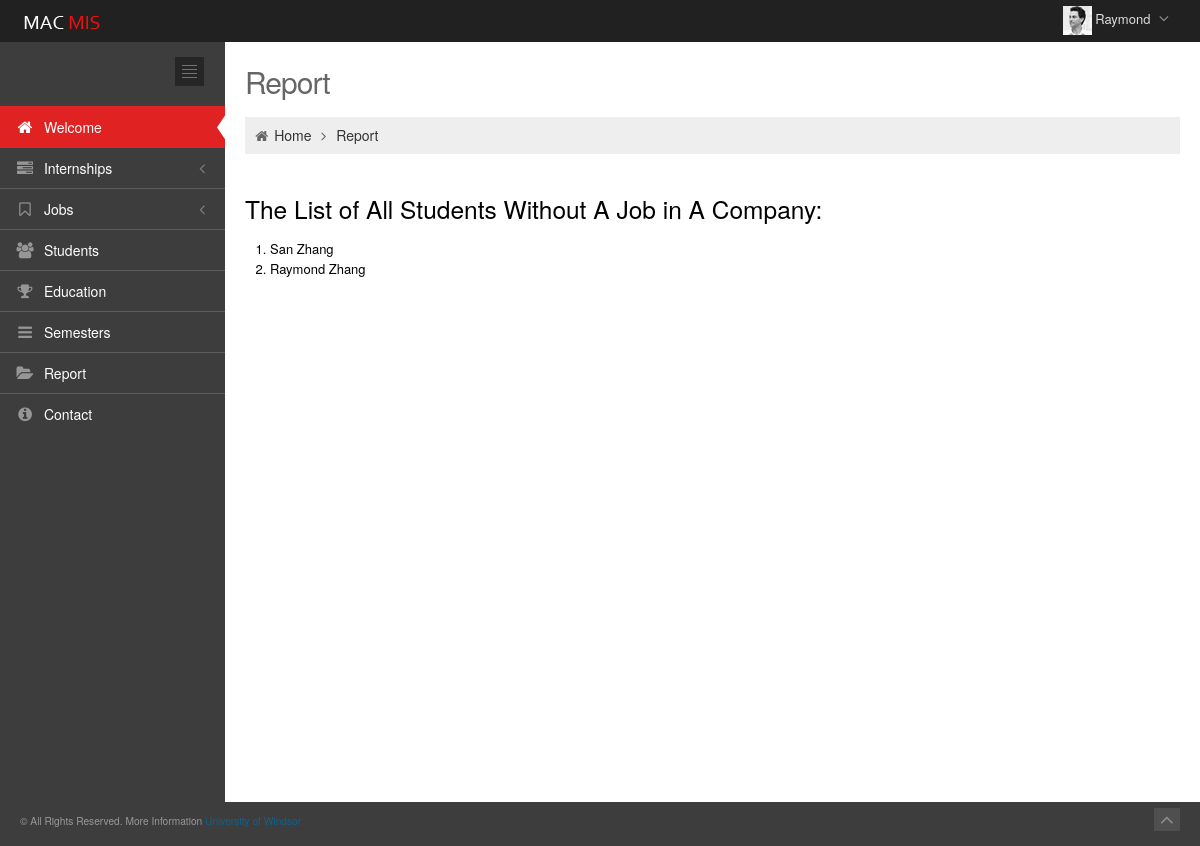
/app/report_studentWithoutJob (signed in), run on an earlier commit of the app's database.
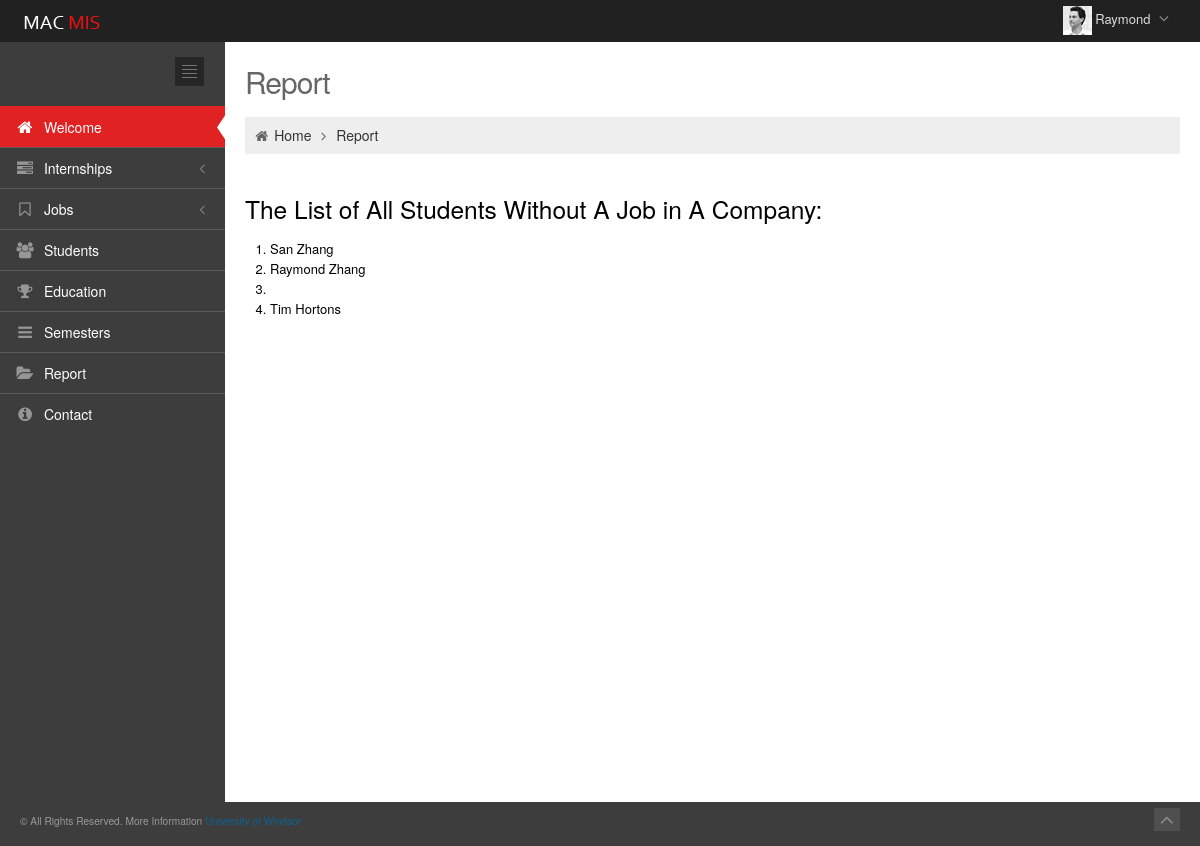
And on a later commit of the database.
### app/models.py (models this page shows)
class Student(models.Model):
    GENDER_CHOICES = (
        ('F', 'Female'),
        ('M', 'Male'),
    )
    STATUS_CHOICES = (
        ('I', 'International Resident'),
        ('P', 'Permanent Resident'),
    )
    CURRENT_PAST = (
        ('C', 'Current Student'),
        ('P', 'Past Student')
    )
    user = models.OneToOneField(User)
    job_id = models.ForeignKey(Job,blank=True,null=True)
    semester_id = models.ForeignKey(Semester_registered, blank=True, null=True)
    stu_telephone = models.IntegerField(null=True, blank= True)
    stu_gender = models.CharField(max_length=1, choices=GENDER_CHOICES,default="")
    stu_status = models.CharField(max_length=1, choices=STATUS_CHOICES, default='I')
    stu_current_past = models.CharField(max_length=1, choices=CURRENT_PAST,default="")
    stu_nationality = models.CharField(max_length=50, blank= True, null=True)
    def __str__(self):
        return "{} {}".format(self.user.first_name, self.user.last_name)

### app/views.py (the view)
def report_studentWithoutJob(request):
    studentwithoutjoblist = Student.objects.exclude(job_id__intern_id__intern_type__contains = 'industry')
    return render(request, 'app/report_studentWithoutJob.html', {'studentwithoutjoblist':studentwithoutjoblist})

### app/templates/app/report_studentWithoutJob.html
{% extends 'app/base.html' %}
{% block container %}
		<div class="page-content">
			<div class="container-fluid">
				<div class="row-fluid">
					<div class="span12">
						<h3 class="page-title">
							Report
						</h3>
						<ul class="breadcrumb">
							<li>
								<i class="icon-home"></i>
								<a href="{% url 'app:welcome' %}">Home</a>
								<i class="icon-angle-right"></i>
							</li>
							<li><a href="#">Report</a></li>
						</ul>
					</div>
				</div>
				<div id="dashboard">
                    <h3>The List of All Students Without A Job in A Company: </h3>
                    {% if studentwithoutjoblist %}
                        <ol>
                        {% for student in studentwithoutjoblist %}
                            <li>{{ student }}</li>
                        {% endfor %}
                        </ol>
                    {% else %}
                        <strong>There is no student without a job in a company in the database!</strong>
                    {% endif %}
				</div>
			</div>
		</div>
{% endblock %}

What changed in the data, as far as the page shows it:
added Student: user.last_name "Tim Hortons"
